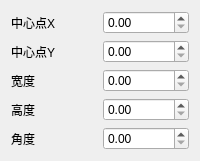
                         <widget class="QWidget" name="page_rectangle">
                          <layout class="QVBoxLayout" name="verticalLayout_36">
                           <item>
                            <layout class="QHBoxLayout" name="horizontalLayout_45" stretch="0,0">
                             <item>
                              <widget class="QLabel" name="label_34">
                               <property name="text">
                                <string>中心点X</string>
                               </property>
                              </widget>
                             </item>
                             <item>
                              <widget class="QDoubleSpinBox" name="roi_rect_centerX">
                               <property name="maximum">
                                <double>99999999.000000000000000</double>
                               </property>
                              </widget>
                             </item>
                            </layout>
                           </item>
                           <item>
                            <layout class="QHBoxLayout" name="horizontalLayout_44">
                             <item>
                              <widget class="QLabel" name="label_33">
                               <property name="text">
                                <string>中心点Y</string>
                               </property>
                              </widget>
                             </item>
                             <item>
                              <widget class="QDoubleSpinBox" name="roi_rect_centerY">
                               <property name="maximum">
                                <double>99999999.000000000000000</double>
                               </property>
                              </widget>
                             </item>
                            </layout>
                           </item>
                           <item>
                            <layout class="QHBoxLayout" name="horizontalLayout_43">
                             <item>
                              <widget class="QLabel" name="label_32">
                               <property name="text">
                                <string>宽度</string>
                               </property>
                              </widget>
                             </item>
                             <item>
                              <widget class="QDoubleSpinBox" name="roi_rect_center_width">
                               <property name="maximum">
                                <double>99999999.000000000000000</double>
                               </property>
                              </widget>
                             </item>
                            </layout>
                           </item>
                           <item>
                            <layout class="QHBoxLayout" name="horizontalLayout_42">
                             <item>
                              <widget class="QLabel" name="label_22">
                               <property name="text">
                                <string>高度</string>
                               </property>
                              </widget>
                             </item>
                             <item>
                              <widget class="QDoubleSpinBox" name="roi_rect_center_height">
                               <property name="maximum">
                                <double>99999999.000000000000000</double>
                               </property>
                              </widget>
                             </item>
                            </layout>
                           </item>
                           <item>
                            <layout class="QHBoxLayout" name="horizontalLayout_46">
                             <item>
                              <widget class="QLabel" name="label_35">
                               <property name="text">
                                <string>角度</string>
                               </property>
                              </widget>
                             </item>
                             <item>
                              <widget class="QDoubleSpinBox" name="roi_rect_angle">
                               <property name="maximum">
                                <double>360.000000000000000</double>
                               </property>
                              </widget>
                             </item>
                            </layout>
                           </item>
                          </layout>
                         </widget>
